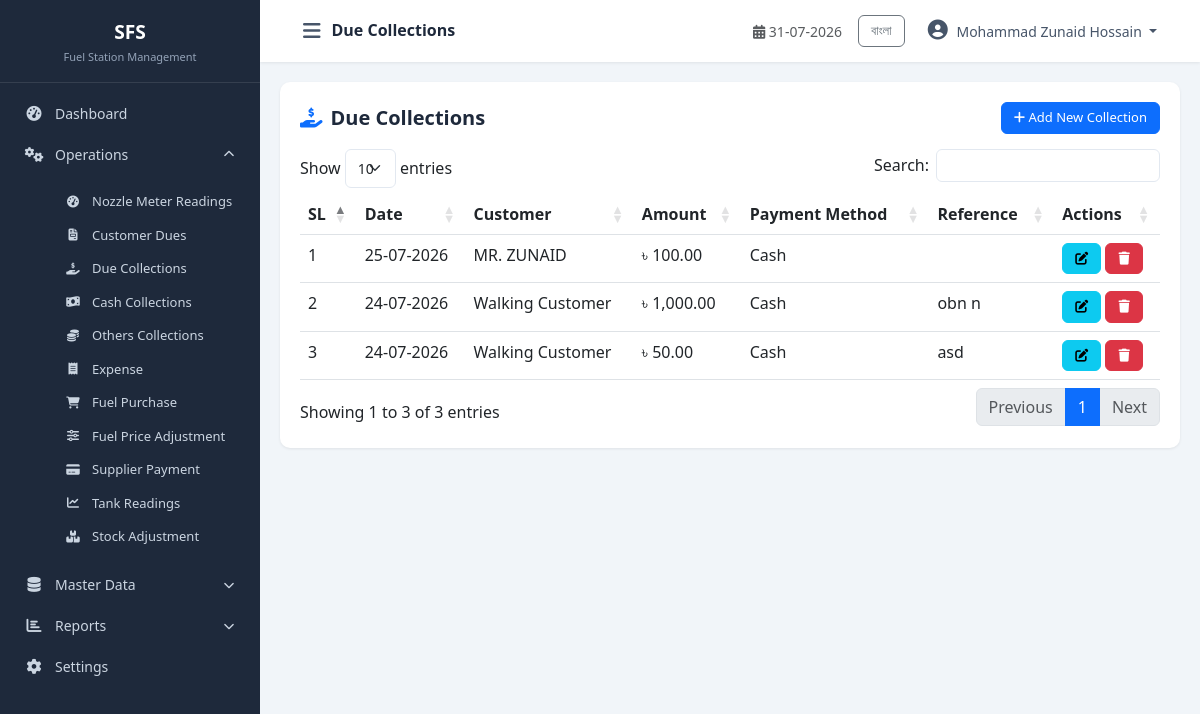
/modules/operations/due_collection.php (signed in), run on the app's committed database.
### tables this page shows
CREATE TABLE `cfg_companyprofile` (
  `CompanyID` int(11) NOT NULL,
  `CompanyCode` varchar(20) NOT NULL,
  `CompanyName` varchar(200) NOT NULL,
  `CompanyNameBN` varchar(200) DEFAULT NULL,
  `ShortName` varchar(50) DEFAULT NULL,
  `ProprietorName` varchar(150) DEFAULT NULL,
  `ContactPerson` varchar(150) DEFAULT NULL,
  `MobileNo` varchar(20) DEFAULT NULL,
  `PhoneNo` varchar(20) DEFAULT NULL,
  `Email` varchar(100) DEFAULT NULL,
  `Website` varchar(150) DEFAULT NULL,
  `BusinessType` varchar(100) DEFAULT NULL,
  `Address` varchar(500) DEFAULT NULL,
  `City` varchar(100) DEFAULT NULL,
  `District` varchar(100) DEFAULT NULL,
  `PostalCode` varchar(20) DEFAULT NULL,
  `Country` varchar(100) DEFAULT NULL,
  `Logo` varchar(255) DEFAULT NULL,
  `Favicon` varchar(255) DEFAULT NULL,
  `CurrencyCode` varchar(10) DEFAULT 'BDT',
  `CurrencySymbol` varchar(10) DEFAULT '৳',
  `TimeZone` varchar(100) DEFAULT 'Asia/Dhaka',
  `DateFormat` varchar(20) DEFAULT 'dd-MM-yyyy',
  `TimeFormat` varchar(20) DEFAULT '24 Hour',
  `FinancialYearStart` date DEFAULT NULL,
  `FinancialYearEnd` date DEFAULT NULL,
  `DefaultShiftID` int(11) DEFAULT NULL,
  `DefaultLanguage` varchar(20) DEFAULT 'English',
  `AllowNegativeStock` bit(1) DEFAULT b'0',
  `AutoBackup` bit(1) DEFAULT b'1',
  `BackupPath` varchar(500) DEFAULT NULL,
  `CreatedBy` int(11) DEFAULT NULL,
  `CreatedAt` datetime DEFAULT current_timestamp(),
  `UpdatedBy` int(11) DEFAULT NULL,
  `UpdatedAt` datetime DEFAULT NULL,
  `IsActive` bit(1) DEFAULT b'1',
  `IsDeleted` bit(1) DEFAULT b'0'
);

CREATE TABLE `trx_customercollection` (
  `CustomerCollectionID` int(11) NOT NULL,
  `TxnDate` date NOT NULL,
  `CollectionTime` time DEFAULT NULL,
  `CustomerID` int(11) NOT NULL COMMENT 'Logical FK -> mst_Customer.CustomerID',
  `CustomerDueID` int(11) DEFAULT NULL COMMENT 'Logical FK -> trx_CustomerDue.CustomerDueID (nullable)',
  `Amount` decimal(14,2) NOT NULL,
  `PaymentMethodID` int(11) NOT NULL COMMENT 'Logical FK -> cfg_PaymentMethod.PaymentMethodID',
  `ReferenceNo` varchar(150) DEFAULT NULL,
  `Remarks` varchar(255) DEFAULT NULL,
  `CreatedBy` int(11) DEFAULT NULL,
  `CreatedAt` datetime NOT NULL DEFAULT current_timestamp(),
  `UpdatedBy` int(11) DEFAULT NULL,
  `UpdatedAt` datetime NOT NULL DEFAULT current_timestamp() ON UPDATE current_timestamp(),
  `IsActive` tinyint(1) NOT NULL DEFAULT 1,
  `IsDeleted` tinyint(1) NOT NULL DEFAULT 0
);

CREATE TABLE `mst_customer` (
  `CustomerID` int(11) NOT NULL,
  `CustomerName` varchar(150) NOT NULL,
  `Mobile` varchar(30) DEFAULT NULL,
  `VehicleNumber` varchar(50) DEFAULT NULL,
  `Address` varchar(255) DEFAULT NULL,
  `OpeningDue` decimal(14,2) NOT NULL DEFAULT 0.00,
  `CreatedBy` int(11) DEFAULT NULL,
  `CreatedAt` datetime NOT NULL DEFAULT current_timestamp(),
  `UpdatedBy` int(11) DEFAULT NULL,
  `UpdatedAt` datetime NOT NULL DEFAULT current_timestamp() ON UPDATE current_timestamp(),
  `IsActive` tinyint(1) NOT NULL DEFAULT 1,
  `IsDeleted` tinyint(1) NOT NULL DEFAULT 0
);

CREATE TABLE `cfg_paymentmethod` (
  `PaymentMethodID` int(11) NOT NULL,
  `MethodCode` varchar(30) NOT NULL COMMENT 'CASH, BANK, MOBILE_BANKING, CHEQUE, CARD, OTHER',
  `MethodName` varchar(100) NOT NULL,
  `CreatedBy` int(11) DEFAULT NULL,
  `CreatedAt` datetime NOT NULL DEFAULT current_timestamp(),
  `UpdatedBy` int(11) DEFAULT NULL,
  `UpdatedAt` datetime NOT NULL DEFAULT current_timestamp() ON UPDATE current_timestamp(),
  `IsActive` tinyint(1) NOT NULL DEFAULT 1,
  `IsDeleted` tinyint(1) NOT NULL DEFAULT 0
);

### includes/Query.php (called while the page is built, shortened)
<?php
class Query
{
    private $pdo;
    private static $instance = null;
    public function __construct($host = DB_HOST, $dbname = DB_NAME, $username = DB_USER, $password = DB_PASS, $charset = 'utf8mb4')
    {
        $dsn = "mysql:host={$host};dbname={$dbname};charset={$charset}";
        $options = [
            PDO::ATTR_ERRMODE            => PDO::ERRMODE_EXCEPTION,
            PDO::ATTR_DEFAULT_FETCH_MODE => PDO::FETCH_OBJ,
            PDO::ATTR_EMULATE_PREPARES   => false,
        ];
        try {
            $this->pdo = new PDO($dsn, $username, $password, $options);
        } catch (PDOException $e) {
            die("Database Connection Failed: " . $e->getMessage());
        }
    }
    public static function getInstance()
    {
        if (self::$instance === null) {
            self::$instance = new self();
        }
        return self::$instance;
    }
    public function index($sql, $params = [])
    {
        try {
            $this->stmt = $this->pdo->prepare($sql);
            $this->stmt->execute($params);
            return $this->stmt->fetchAll(PDO::FETCH_OBJ);
        } catch (PDOException $e) {
            die("Query Error: " . $e->getMessage() . "<br>SQL: " . $sql);
        }
    }
}

### config/database.php (called while the page is built, shortened)
<?php
require_once __DIR__ . '/../includes/Query.php';
$objQuery = Query::getInstance();

### includes/functions.php (called while the page is built, shortened)
<?php
function db()
{
    global $objQuery;
    return $objQuery;
}
function getCompanyInfo($key = null)
{
    $sql = "SELECT * FROM cfg_companyprofile WHERE CompanyID = 1 AND IsActive = 1 AND IsDeleted = 0";
    $data = db()->index($sql);
    if (!empty($data)) {
        $company = $data[0];
        return $company;
    }
    return null;
}
function formatDate($date, $format = 'd-m-Y')
{
    $timestamp = strtotime($date);
    return date($format, $timestamp);
}
function getUserName()
{
    return $_SESSION['user_name'] ?? null;
}
function currentLang()
{
    return $_SESSION['lang'] ?? 'en';
}
function t($key)
{
    $lang = currentLang();
    return $translations[$lang][$key] ?? $key;
}

### modules/operations/due_collection.php (the view, shortened to what this page needs)
<?php
$pageTitle = 'Due Collections';
require_once __DIR__ . '/../../includes/header.php';
require_once __DIR__ . '/../../includes/sidebar.php';
$data = $objQuery->index("SELECT cc.*, c.CustomerName, pm.MethodName FROM trx_customercollection cc LEFT JOIN mst_customer c ON cc.CustomerID=c.CustomerID LEFT JOIN cfg_paymentmethod pm ON cc.PaymentMethodID=pm.PaymentMethodID WHERE cc.IsDeleted=0 ORDER BY cc.TxnDate DESC, cc.CustomerCollectionID DESC");
?>
<div class="table-container">
    <div class="table-header"><h5><i class="fas fa-hand-holding-usd text-primary me-2"></i>Due Collections</h5>
        <button class="btn btn-primary btn-sm" data-bs-toggle="modal" data-bs-target="#addModal"><i class="fas fa-plus"></i> Add New Collection</button></div>
    <table class="table table-hover datatable">
        <thead><tr><th>SL</th><th>Date</th><th>Customer</th><th>Amount</th><th>Payment Method</th><th>Reference</th><th>Actions</th></tr></thead>
        <tbody><?php $sl=1; foreach($data as $row): ?><tr>
            <td><?php echo $sl++; ?></td><td><?php echo formatDate($row->TxnDate); ?></td>
            <td><?php echo htmlspecialchars($row->CustomerName ?? 'N/A'); ?></td>
            <td><?php echo $currencySymbol.' '.number_format($row->Amount, 2); ?></td>
            <td><?php echo htmlspecialchars($row->MethodName ?? $row->PaymentMethodID); ?></td>
            <td><?php echo htmlspecialchars($row->ReferenceNo ?? ''); ?></td>
            <td>
                <button class="btn btn-sm btn-info edit-btn" data-id="<?php echo $row->CustomerCollectionID; ?>" data-date="<?php echo $row->TxnDate; ?>" data-customer="<?php echo $row->CustomerID; ?>" data-amount="<?php echo $row->Amount; ?>" data-method="<?php echo $row->PaymentMethodID; ?>" data-ref="<?php echo htmlspecialchars($row->ReferenceNo ?? ''); ?>" data-remarks="<?php echo htmlspecialchars($row->Remarks ?? ''); ?>"><i class="fas fa-edit"></i></button>
                <button class="btn btn-sm btn-danger delete-btn" data-id="<?php echo $row->CustomerCollectionID; ?>"><i class="fas fa-trash"></i></button>
            </td>
        </tr><?php endforeach; ?></tbody>
    </table>
</div>
<?php require_once __DIR__ . '/../../includes/footer.php'; ?>

### includes/sidebar.php (shortened to what this page needs)
<?php
$currentPage = basename($_SERVER['PHP_SELF']);
$langToggle = currentLang() === 'bn' ? 'en' : 'bn';
$langLabel = currentLang() === 'bn' ? 'English' : 'বাংলা';
?>
<nav id="sidebar" class="sidebar">
    <div class="sidebar-header">
        <h5 class="mb-0"><?php echo $shortName ?? 'FDP'; ?></h5>
        <small class="text-muted"><?php echo t('Fuel Station Management'); ?></small>
    </div>
    <ul class="nav flex-column">
        <li class="nav-item">
            <a class="nav-link <?php echo ($currentPage == 'dashboard.php' || $currentPage == 'index.php') ? 'active' : ''; ?>" href="<?php echo BASE_URL; ?>dashboard.php">
                <i class="fas fa-tachometer-alt"></i> <span><?php echo t('Dashboard'); ?></span>
            </a>
        </li>
        <li class="nav-item">
            <a class="nav-link" data-bs-toggle="collapse" href="#operationsMenu" role="button" aria-expanded="true">
                <i class="fas fa-cogs"></i> <span><?php echo t('Operations'); ?></span>
                <i class="fas fa-chevron-down ms-auto"></i>
            </a>
            <div class="collapse show" id="operationsMenu">
                <ul class="nav flex-column ms-3">
                    <li class="nav-item"><a class="nav-link small" href="<?php echo BASE_URL; ?>modules/operations/nozzle_reading.php"><i class="fas fa-tachometer-alt"></i> <?php echo t('Nozzle Meter Readings'); ?></a></li>
                    <li class="nav-item"><a class="nav-link small" href="<?php echo BASE_URL; ?>modules/operations/customer_due.php"><i class="fas fa-file-invoice"></i> <?php echo t('Customer Dues'); ?></a></li>
                    <li class="nav-item"><a class="nav-link small" href="<?php echo BASE_URL; ?>modules/operations/due_collection.php"><i class="fas fa-hand-holding-usd"></i> <?php echo t('Due Collections'); ?></a></li>
                    <li class="nav-item"><a class="nav-link small" href="<?php echo BASE_URL; ?>modules/operations/cash_collection.php"><i class="fas fa-money-bill-wave"></i> <?php echo t('Cash Collections'); ?></a></li>
                    <li class="nav-item"><a class="nav-link small" href="<?php echo BASE_URL; ?>modules/operations/others_collection.php"><i class="fas fa-coins"></i> <?php echo t('Others Collections'); ?></a></li>
                    <li class="nav-item"><a class="nav-link small" href="<?php echo BASE_URL; ?>modules/operations/expense.php"><i class="fas fa-receipt"></i> <?php echo t('Expense'); ?></a></li>
                    <li class="nav-item"><a class="nav-link small" href="<?php echo BASE_URL; ?>modules/operations/fuel_purchase.php"><i class="fas fa-shopping-cart"></i> <?php echo t('Fuel Purchase'); ?></a></li>
                    <li class="nav-item"><a class="nav-link small" href="<?php echo BASE_URL; ?>modules/operations/fuel_price_adjustment.php"><i class="fas fa-sliders-h"></i> <?php echo t('Fuel Price Adjustment'); ?></a></li>
                    <li class="nav-item"><a class="nav-link small" href="<?php echo BASE_URL; ?>modules/operations/supplier_payment.php"><i class="fas fa-credit-card"></i> <?php echo t('Supplier Payment'); ?></a></li>
                    <li class="nav-item"><a class="nav-link small" href="<?php echo BASE_URL; ?>modules/operations/tank_reading.php"><i class="fas fa-chart-line"></i> <?php echo t('Tank Readings'); ?></a></li>
                    <li class="nav-item"><a class="nav-link small" href="<?php echo BASE_URL; ?>modules/operations/stock_adjustment.php"><i class="fas fa-boxes"></i> <?php echo t('Stock Adjustment'); ?></a></li>
                </ul>
            </div>
        </li>
        <li class="nav-item">
          <a class="nav-link collapsed" data-bs-toggle="collapse" href="#masterDataMenu" role="button" aria-expanded="false">
                <i class="fas fa-database"></i> <span><?php echo t('Master Data'); ?></span>
                <i class="fas fa-chevron-down ms-auto"></i>
            </a>
        </li>
        <li class="nav-item">
            <a class="nav-link" data-bs-toggle="collapse" href="#reportsMenu" role="button" aria-expanded="false">
                <i class="fas fa-chart-bar"></i> <span><?php echo t('Reports'); ?></span>
                <i class="fas fa-chevron-down ms-auto"></i>
            </a>
        </li>
        <li class="nav-item">
            <a class="nav-link" href="#">
                <i class="fas fa-cog"></i> <span><?php echo t('Settings'); ?></span>
            </a>
        </li>
    </ul>
</nav>
<div id="content-wrapper">
    <nav class="navbar navbar-expand-lg top-navbar">
        <div class="container-fluid">
            <button type="button" id="sidebarCollapse" class="btn btn-link">
                <i class="fas fa-bars"></i>
            </button>
            <span class="navbar-brand mb-0 h1"><?php echo t($pageTitle ?? 'Dashboard'); ?></span>
            <div class="ms-auto d-flex align-items-center">
                <span class="me-3 text-muted small">
                    <i class="fas fa-calendar-alt"></i> <?php echo date('d-m-Y'); ?>
                </span>
                <div class="dropdown">
                    <a class="btn btn-sm btn-outline-secondary me-2" href="?lang=<?php echo $langToggle; ?>"><?php echo $langLabel; ?></a>
                    <button class="btn btn-link dropdown-toggle" type="button" data-bs-toggle="dropdown">
                        <i class="fas fa-user-circle"></i> <?php echo getUserName() ?? 'User'; ?>
                    </button>
                </div>
            </div>
        </div>
    </nav>
    <div id="main-content" class="container-fluid">

### assets/css/style.css (style rules this page uses)
:root { --sidebar-width: 260px; --sidebar-bg: #1e293b; --sidebar-hover: #334155; --sidebar-active: #0d6efd; --header-bg: #ffffff; --primary-dark: #0b5ed7; --success-dark: #157347; --border-color: #e2e8f0; --card-shadow: 0 1px 3px rgba(0,0,0,0.08); }
* { margin: 0; padding: 0; box-sizing: border-box; }
body { font-family: 'Segoe UI', Tahoma, Geneva, Verdana, sans-serif; background: #f1f5f9; overflow-x: hidden; }
.sidebar { width: var(--sidebar-width); min-width: var(--sidebar-width); background: var(--sidebar-bg); color: #cbd5e1; transition: all 0.3s; position: fixed; top: 0; left: 0; height: 100vh; z-index: 1000; overflow-y: auto; }
.sidebar .sidebar-header { padding: 20px 20px 15px; border-bottom: 1px solid rgba(255,255,255,0.1); text-align: center; }
.sidebar .sidebar-header h5 { color: #fff; font-weight: 700; font-size: 1.2rem; }
.sidebar .sidebar-header small { color: #94a3b8 !important; font-size: 11px; }
.sidebar .nav { padding: 10px 0; }
.sidebar .nav-link { color: #cbd5e1; padding: 10px 20px; font-size: 14px; border-left: 3px solid transparent; transition: all 0.2s; display: flex; align-items: center; }
.sidebar .nav-link i { width: 22px; font-size: 15px; margin-right: 10px; text-align: center; }
.sidebar .nav-link .fa-chevron-down { font-size: 11px; margin-right: 0; transition: transform 0.3s; }
.sidebar .nav-link[aria-expanded="true"] .fa-chevron-down { transform: rotate(180deg); }
.sidebar .collapse .nav-link { padding: 7px 20px 7px 45px; font-size: 13px; }
.sidebar .collapse .nav-link i { font-size: 12px; width: 18px; }
#content-wrapper { width: calc(100% - var(--sidebar-width)); margin-left: var(--sidebar-width); transition: all 0.3s; min-height: 100vh; }
.top-navbar { background: var(--header-bg); box-shadow: 0 1px 3px rgba(0,0,0,0.08); padding: 10px 20px; position: sticky; top: 0; z-index: 999; }
.top-navbar .btn-link { color: #475569; text-decoration: none; font-size: 20px; padding: 5px 10px; }
.top-navbar .navbar-brand { font-size: 16px; font-weight: 600; color: #1e293b; }
.top-navbar .dropdown-toggle { color: #475569; text-decoration: none; font-size: 14px; }
.top-navbar .fa-user-circle { font-size: 20px; margin-right: 5px; }
#main-content { padding: 20px; min-height: calc(100vh - 60px); }
.btn { border-radius: 6px; font-size: 14px; padding: 8px 16px; }
.btn-sm { padding: 5px 12px; font-size: 13px; }
.table-container { background: #fff; border-radius: 10px; padding: 20px; box-shadow: var(--card-shadow); }
.table-container .table-header { display: flex; justify-content: space-between; align-items: center; margin-bottom: 15px; }
.table-container .table-header h5 { font-weight: 600; color: #1e293b; margin: 0; }

### data on the page
cfg_companyprofile: ShortName "SFS", CurrencySymbol "৳"
trx_customercollection: TxnDate "25-07-2026", CustomerID.CustomerName "MR. ZUNAID", Amount "100.00", PaymentMethodID.MethodName "Cash"
trx_customercollection: TxnDate "24-07-2026", CustomerID.CustomerName "Walking Customer", Amount "1,000.00", PaymentMethodID.MethodName "Cash", ReferenceNo "obn n"
trx_customercollection: TxnDate "24-07-2026", CustomerID.CustomerName "Walking Customer", Amount "50.00", PaymentMethodID.MethodName "Cash", ReferenceNo "asd"

### other printed values
t('Fuel Station Management') "Fuel Station Management"
t('Dashboard') "Dashboard"
t('Operations') "Operations"
t('Nozzle Meter Readings') "Nozzle Meter Readings"
t('Customer Dues') "Customer Dues"
t('Due Collections') "Due Collections"
t('Cash Collections') "Cash Collections"
t('Others Collections') "Others Collections"
t('Expense') "Expense"
t('Fuel Purchase') "Fuel Purchase"
t('Fuel Price Adjustment') "Fuel Price Adjustment"
t('Supplier Payment') "Supplier Payment"
t('Tank Readings') "Tank Readings"
t('Stock Adjustment') "Stock Adjustment"
t('Master Data') "Master Data"
